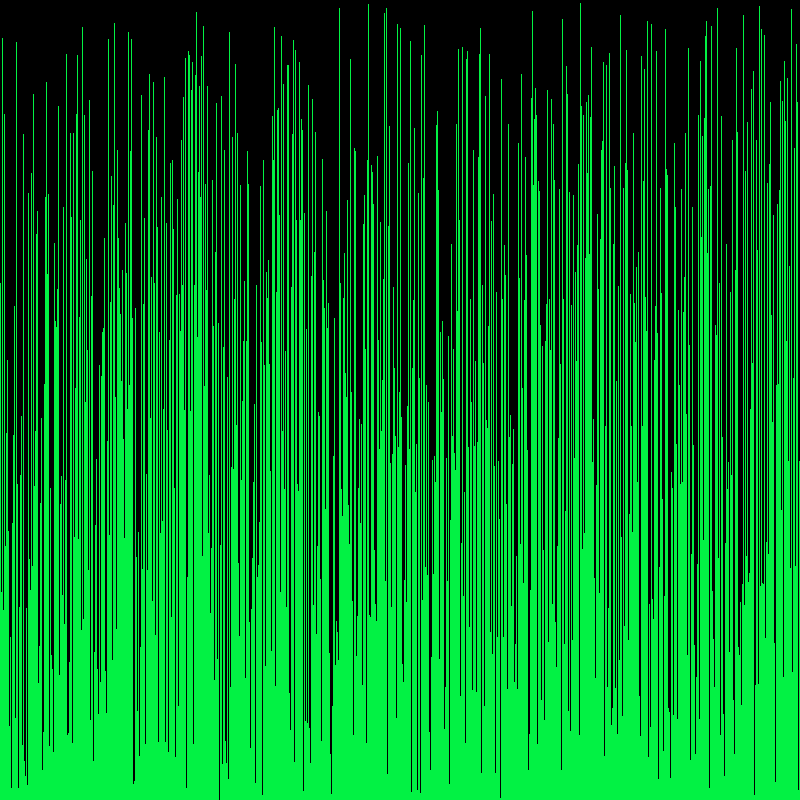
Frame 1 (no input)
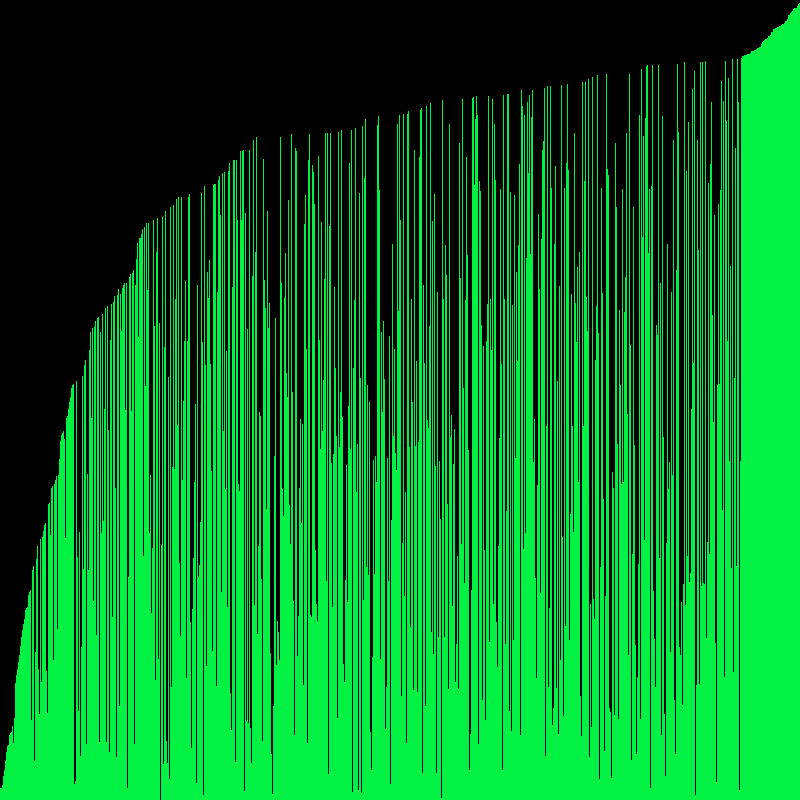
Frame 60 (the mouse pressed at the canvas centre just before this capture)
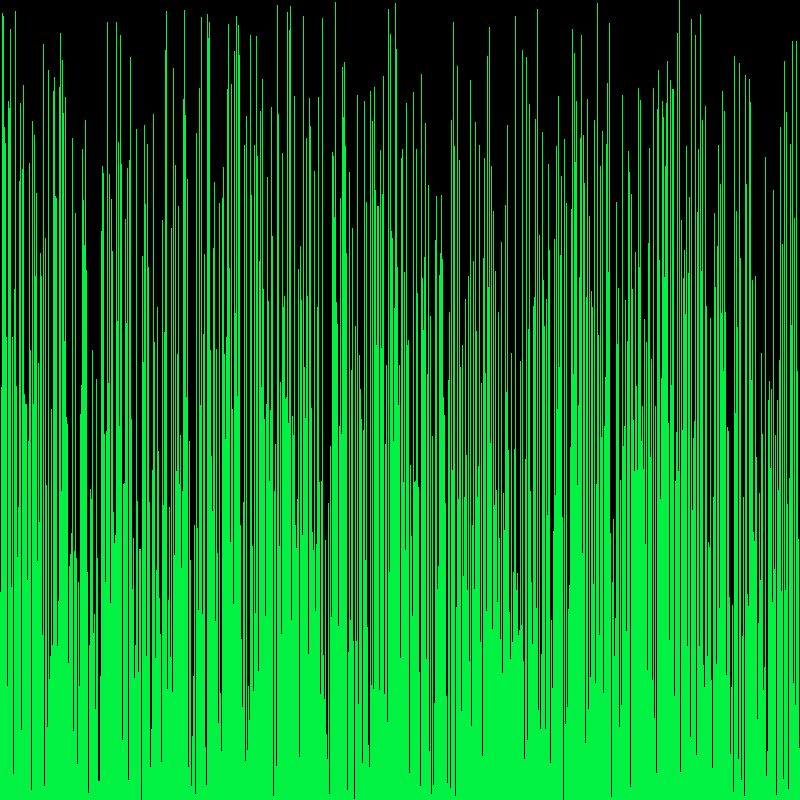
Frame 120 (the mouse held since frame 60 and released just before this capture)

The Processing sketch that drew these frames (run headless with seeded random() and noise(); from frame 60 on, the mouse is pressed at the canvas centre):

// Processing sketch: VisualArraySorter
// ── VisualArraySorter.pde
/* Copy the code into a new Processing sketch and complete then steps. */

//1. create an array of ints. don't initialize it yet.
int[] nums;


void setup() {
  //2. set the size of your window
  size(800,800);

  //3. initialize your array with the built in width variable
  nums = new int[width];
  
  //4. initialize the ints in the array with random numbers
  //   from 0 to the built in height variable
  for(int i = 0; i<nums.length; i++) {
  nums[i] = (int)random(height+1);
  }

  //5. call the noStroke() method
  noStroke();
}

void draw() {
  //6. set the background color with background(r, g, b);
  background(0,0,0);

  //7. set the color for your graph
  fill(#02F244);


  //8. draw a rectangle for each int in your array.
  //   the x value will be the index of the int
  //   the y value will the height variable
  //   the width is 1
  //   the height is negative the value of the int at that element in the array
  for(int j = 0; j<nums.length; j++){
    rect(j,height,1,-nums[j]);
  }


  //9. call the stepSort method
  stepSort(nums);

  //10. extract the code that randomizes the array into a method.
  
  

  //11. call the method you made in step 10 when the mouse is pressed
  if(mousePressed==true) {
    randomize(nums);
  }
  
}
void randomize(int[] nums) { 
    for(int i = 0; i<nums.length; i++) {
      nums[i] = (int)random(height+1);
  }
  }


void stepSort(int[] arr) {
  for (int i = 1; i < arr.length; i++) {
    if (arr[i - 1] > arr[i]) {
      int t = arr[i];
      arr[i] = arr[i - 1];
      arr[i - 1] = t;
    }
  }
}
